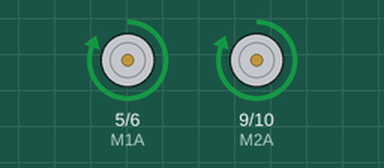
Recording of a sketch running on a simulated Arduino Uno, built with avr-gcc and run on an emulated ATmega328P. Parts: motor-driver pin pairs drawn as motors (green arrow = first pin HIGH = forward, orange = second pin HIGH = backward, longer = more drive).

Above: at 1.5 s.
At 5.5 s:
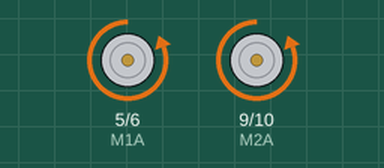
At 9.5 s:
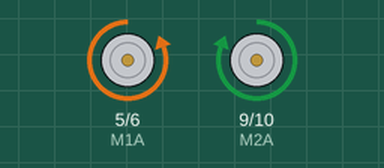
At 13.5 s:
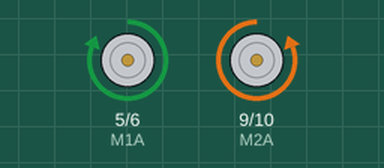
Timing chart, 0 to 20.8 s (numbered marks = the images above):
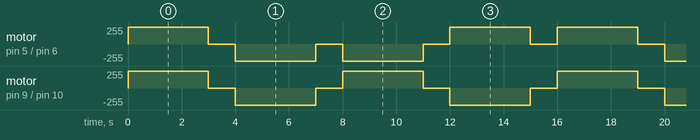

Measured:
- by itself, motor on pin 9 (M2A) / pin 10 (M2B): repeats every 8.0 s: stopped 1.0 s, backward 255/255 3.0 s, stopped 1.0 s, forward 255/255 3.0 s
- by itself, motor on pin 5 (M1A) / pin 6 (M1B): repeats every 16.0 s: 2 × (stopped 1.0 s, backward 255/255 3.0 s), 2 × (stopped 1.0 s, forward 255/255 3.0 s)

The sketch:

twoMotor_basic.ino
```cpp
//******************************************************
// ROBOT SERIES
// Basic 2-Motor Control
// Vasu Udompetaikul   Dept. of Agri Engineering, KMITL
//******************************************************
#define M1A  5   // Pin 5  <--> IN1  (Use IN1 & IN2 to control motor M1)
#define M1B  6   // Pin 6  <--> IN2
#define M2A  9   // Pin 9  <--> IN3  (Use IN3 & IN4 to control motor M2)
#define M2B  10  // Pin 10 <--> IN4

void setup() {
  pinMode(M1A, OUTPUT);
  pinMode(M1B, OUTPUT);
  pinMode(M2A, OUTPUT);
  pinMode(M2B, OUTPUT);
}

void loop() {
  digitalWrite(M1A, HIGH);  // Forward Move
  digitalWrite(M1B, LOW);
  digitalWrite(M2A, HIGH);
  digitalWrite(M2B, LOW);
  delay(3000);

  digitalWrite(M1A, LOW);  // Stop
  digitalWrite(M1B, LOW);
  digitalWrite(M2A, LOW);
  digitalWrite(M2B, LOW);
  delay(1000);

  digitalWrite(M1A, LOW);   // Reverse Move
  digitalWrite(M1B, HIGH);
  digitalWrite(M2A, LOW);
  digitalWrite(M2B, HIGH);
  delay(3000);

  digitalWrite(M1A, LOW);  // Stop
  digitalWrite(M1B, LOW);
  digitalWrite(M2A, LOW);
  digitalWrite(M2B, LOW);
  delay(1000);

  digitalWrite(M1A, LOW);   // Turn Left
  digitalWrite(M1B, HIGH);
  digitalWrite(M2A, HIGH);
  digitalWrite(M2B, LOW);
  delay(3000);

  digitalWrite(M1A, LOW);  // Stop
  digitalWrite(M1B, LOW);
  digitalWrite(M2A, LOW);
  digitalWrite(M2B, LOW);
  delay(1000);

  digitalWrite(M1A, HIGH);  // Turn Right
  digitalWrite(M1B, LOW);
  digitalWrite(M2A, LOW);
  digitalWrite(M2B, HIGH);
  delay(3000);

  digitalWrite(M1A, LOW);  // Stop
  digitalWrite(M1B, LOW);
  digitalWrite(M2A, LOW);
  digitalWrite(M2B, LOW);
  delay(1000);
}
```
